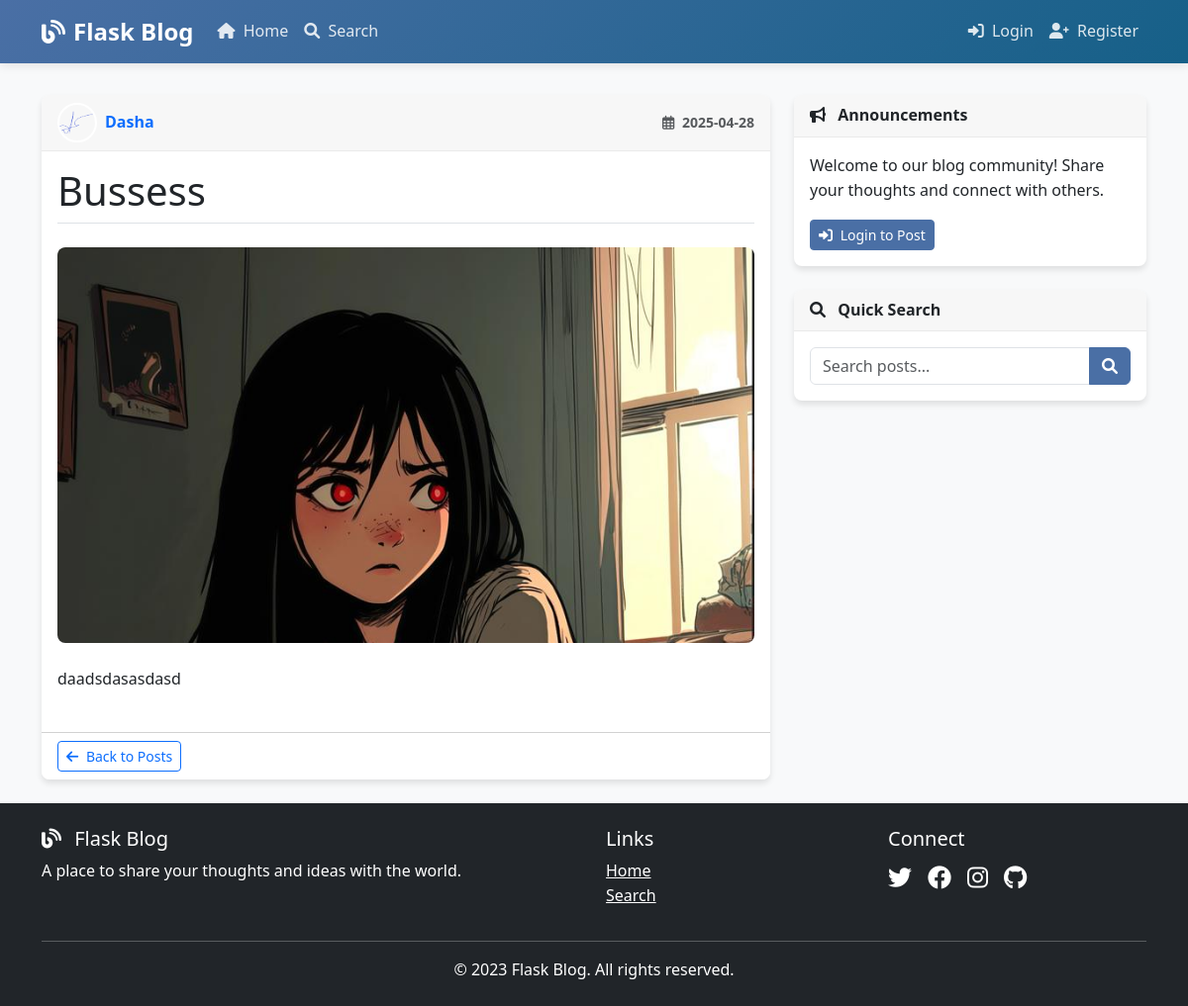
Screenshot of /post/3 with the database file from the repository.
### app/models/user.py (models this page shows, shortened)
class User(db.Model, UserMixin):
    id = db.Column(db.Integer, primary_key=True)
    username = db.Column(db.String(20), unique=True, nullable=False)
    email = db.Column(db.String(120), unique=True, nullable=False)
    password_hash = db.Column(db.String(128), nullable=False)
    profile_image = db.Column(db.String(20), nullable=False, default='default.jpg')
    created_at = db.Column(db.DateTime, nullable=False, default=datetime.utcnow)
    posts = db.relationship('Post', backref='author', lazy=True)

### app/models/post.py (models this page shows, shortened)
class Post(db.Model):
    id = db.Column(db.Integer, primary_key=True)
    title = db.Column(db.String(100), nullable=False)
    content = db.Column(db.Text, nullable=False)
    image_file = db.Column(db.String(20), nullable=True)
    created_at = db.Column(db.DateTime, nullable=False, default=datetime.utcnow)
    updated_at = db.Column(db.DateTime, onupdate=datetime.utcnow)
    user_id = db.Column(db.Integer, db.ForeignKey('user.id'), nullable=False)

### app/controllers/posts.py (the view)
@posts_bp.route('/post/<int:post_id>')
def post(post_id):
    post = Post.query.get_or_404(post_id)
    return render_template('posts/view.html', title=post.title, post=post)

### app/templates/posts/view.html (shortened to what this page needs)
{% extends "base.html" %}
{% block content %}
    <article class="card mb-4 content-section">
        <div class="card-header">
            <div class="d-flex justify-content-between align-items-center">
                <a href="{{ url_for('posts.user_posts', username=post.author.username) }}" class="text-decoration-none d-flex align-items-center">
                    <img class="rounded-circle article-img" src="{{ url_for('static', filename='uploads/' + post.author.profile_image) }}" alt="{{ post.author.username }}">
                    <span class="ms-2 fw-bold">{{ post.author.username }}</span>
                </a>
                <div>
                    <small class="text-muted">
                        <i class="far fa-calendar-alt me-1"></i> {{ post.created_at.strftime('%Y-%m-%d') }}
                    </small>
                </div>
            </div>
        </div>
        <div class="card-body">
            <h1 class="card-title mb-4 pb-2 border-bottom">{{ post.title }}</h1>
            {% if post.image_file %}
                <div class="post-image-container text-center mb-4">
                    <img src="{{ url_for('static', filename='uploads/' + post.image_file) }}" class="img-fluid rounded shadow" alt="{{ post.title }}">
                </div>
            {% endif %}
            <div class="post-content mb-4">
                {{ post.content|safe }}
            </div>
        </div>
        <div class="card-footer bg-white">
            <a href="{{ url_for('posts.index') }}" class="btn btn-sm btn-outline-primary">
                <i class="fas fa-arrow-left me-1"></i> Back to Posts
            </a>
        </div>
    </article>
{% endblock content %}

### app/static/css/main.css (style rules this page uses)
:root { --primary-color: #4a6fa5; --secondary-color: #166088; --accent-color: #4fc3dc; --text-color: #333; --light-bg: #f8f9fa; --dark-bg: #343a40; --border-radius: 8px; --box-shadow: 0 4px 6px rgba(0, 0, 0, 0.1); }
body { background-color: var(--light-bg); color: var(--text-color); font-family: 'Segoe UI', Tahoma, Geneva, Verdana, sans-serif; margin-top: 5rem; line-height: 1.6; }
.card { border: none; border-radius: var(--border-radius); box-shadow: var(--box-shadow); transition: transform 0.3s, box-shadow 0.3s; margin-bottom: 1.5rem; overflow: hidden; }
.card-header { background-color: rgba(0, 0, 0, 0.03); border-bottom: 1px solid rgba(0, 0, 0, 0.05); font-weight: 600; }
.article-img { height: 40px; width: 40px; object-fit: cover; border-radius: 50%; border: 2px solid white; }
.card { transition: transform 0.3s ease, box-shadow 0.3s ease; opacity: 0; transform: translateY(20px); }
.card.show { opacity: 1; transform: translateY(0); }
.post-image-container { overflow: hidden; border-radius: var(--border-radius); max-height: 400px; }
.post-image-container img { transition: transform 0.5s ease; width: 100%; object-fit: cover; }
.btn { transition: all 0.3s ease; }

### rows the page displays
User: profile_image (picture), author.username "Dasha"
Post: created_at "2025-04-28", title "Bussess", image_file (picture), content "daadsdasasdasd"
